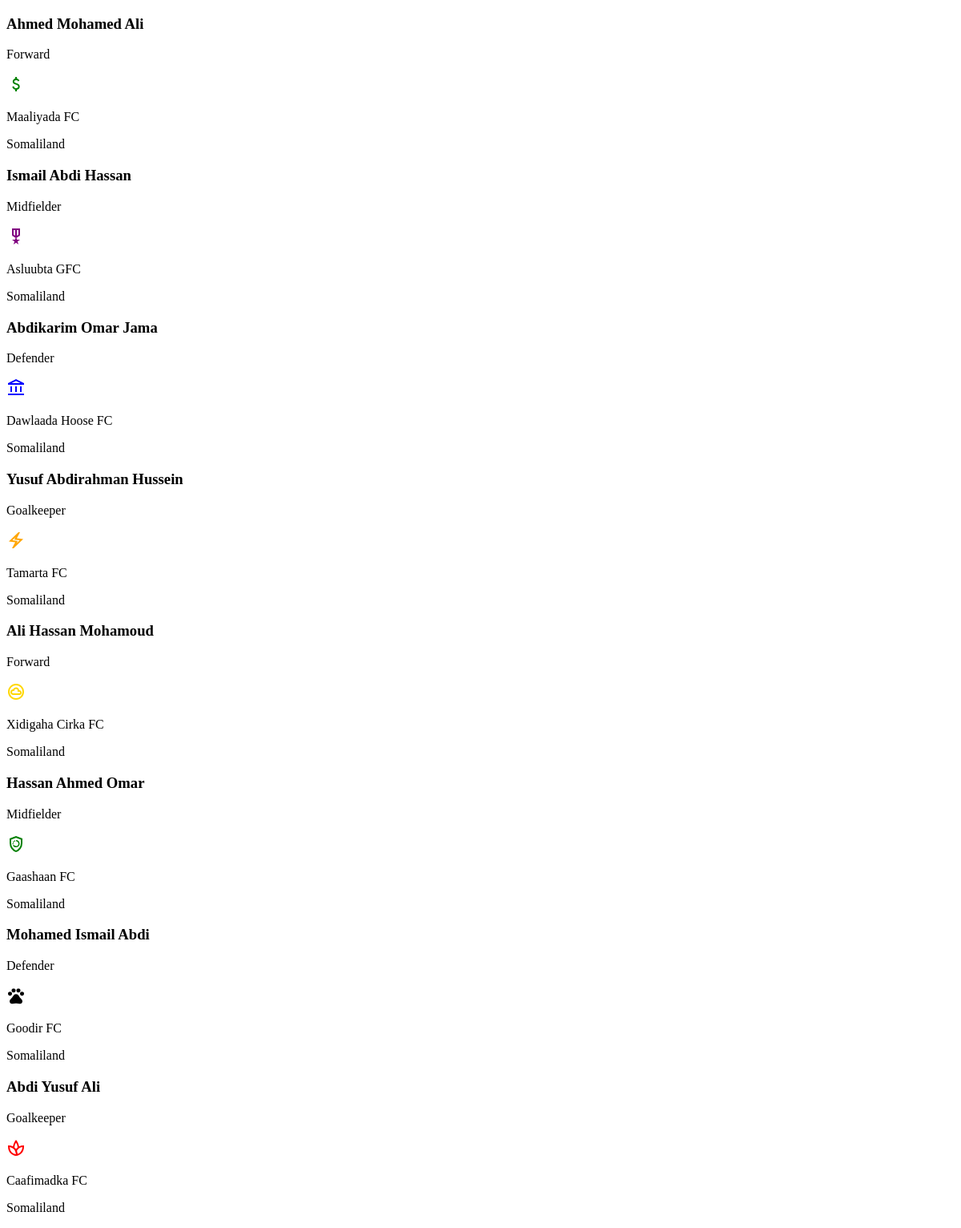
Page /PlayerPage.php on the earlier database version.
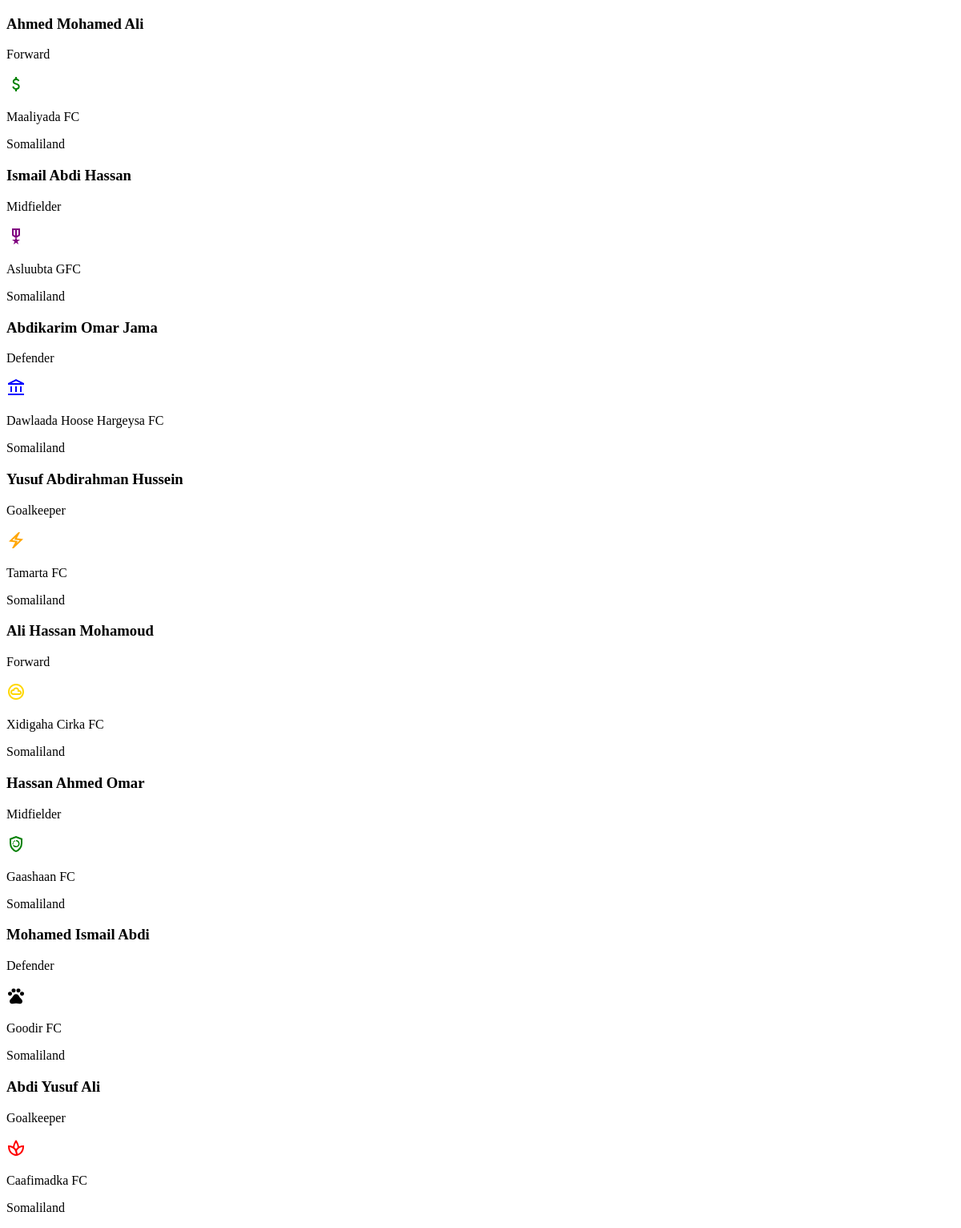
Same page on the later database version.
### tables this page shows
CREATE TABLE PLAYER (
    PLAYER_ID INT PRIMARY KEY AUTO_INCREMENT,
    FNAME VARCHAR(255) NOT NULL,
    MNAME VARCHAR(255),
    LNAME VARCHAR(255) NOT NULL,
    DOB DATE,
    POSITION VARCHAR(50),
    WEIGHT INT,
    HEIGHT INT,
    NATIONALITY VARCHAR(255),
    KIT_NUMBER INT,
    TEAM_ID INT,
    CONTRACT_ID INT,
    FOREIGN KEY (TEAM_ID) REFERENCES TEAMS(TEAM_ID)
);

CREATE TABLE TEAMS (
    TEAM_ID INT PRIMARY KEY AUTO_INCREMENT,
    TEAM_NAME VARCHAR(255) NOT NULL,
    HOME_STADIUM VARCHAR(255) NOT NULL,
    UNIQUE KEY UQ_TEAM_NAME (TEAM_NAME)
);

### AutoLoader.php (called while the page is built, shortened)
<?php
function myautoloader($file)
{
    $paths = array(
        "/classes/",
    );
    $extention = ".php";
    foreach ($paths as $path) {
        $full = __DIR__ . $path . $file . $extention;
        if (file_exists($full)) {
            return;
        }
    }
}

### classes/Database.php (called while the page is built, shortened)
<?php
class Database
{
    public function __construct()
    {
        $this->conn = new mysqli(Config::$servername, Config::$username, Config::$password, Config::$dbname);
    }
}

### classes/Players.php (called while the page is built, shortened)
<?php
class Players extends Database
{
    public function getPlayers()
    {
        $sql = "SELECT
                    P.FNAME AS FirstName,
                    P.MNAME AS MiddleName,
                    P.LNAME AS LastName,
                    P.POSITION AS PlayerPosition,
                    T.TEAM_NAME AS ClubName,
                    P.NATIONALITY AS Nationality
                FROM
                    PLAYER P
                JOIN
                    TEAMS t ON P.TEAM_ID = T.TEAM_ID;";
        $players = mysqli_query($this->conn, $sql);
        $playerList = mysqli_fetch_all($players, MYSQLI_ASSOC);
        return $playerList;
    }
}

### PlayerPage.php (the view, shortened to what this page needs)
<!DOCTYPE html>
<html lang="en">
<head>
</head>
<body>
    <?php
require_once 'classes/Players.php';
$players = new Players();
$playerList = $players->getPlayers();
?>
          <div class="players-con">
        <?php
if (count($playerList) > 0) {
    foreach ($playerList as $player) {
        ?>
        <div class="player">
          <h3><?php echo $player['FirstName'] . ' ' . $player['MiddleName'] . ' ' . $player['LastName']; ?></h3>
          <p><?php echo $player['PlayerPosition']; ?></p>
          <div class="team">
            <img src="images/teams/<?php echo explode(' ', $player['ClubName'])[0]; ?>.svg" alt="team logo">
            <p><?php echo $player['ClubName']; ?></p>
          </div>
          <p><?php echo $player['Nationality']; ?></p>
        </div>
            <?php
}
} else {
    echo "No Player was found.";
}
?>
      </div>
</body>
</html>

Differences in the rows shown:
changed through a linked row, player "Abdikarim": TEAM_ID.TEAM_NAME "Dawlaada Hoose FC" → "Dawlaada Hoose Hargeysa FC"
